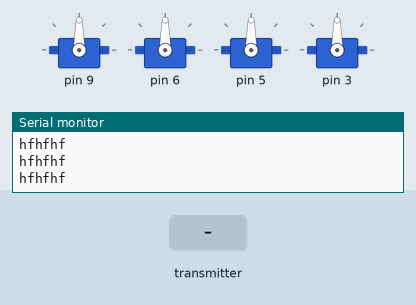
A sketch run on a simulated Arduino Uno, built with avr-gcc and run on an emulated ATmega328P. Shown: 4 × servo, the last lines printed to the serial monitor. The test bench sets the inputs (shaded band). No radio packets arrive unless stated.

Above: at 1.2 s.
1.3 s: the transmitter starts sending shoulderRotate = 0
At 2.0 s:
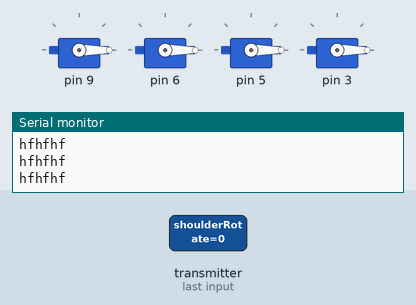
2.8 s: the transmitter starts sending elbow = 256
At 3.1 s:
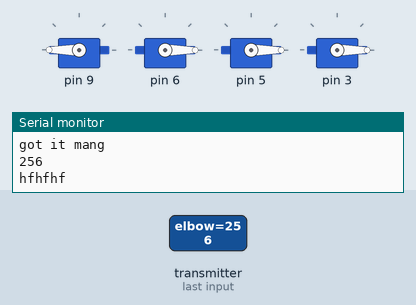
4.3 s: the transmitter starts sending wristBend = 256
At 5.5 s:
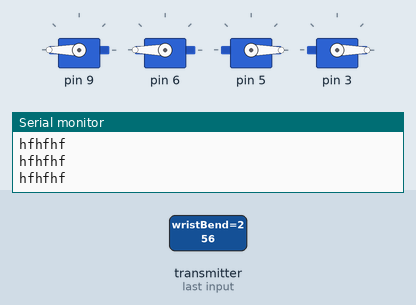
5.8 s: the transmitter starts sending wristRotate = 256
At 6.6 s:
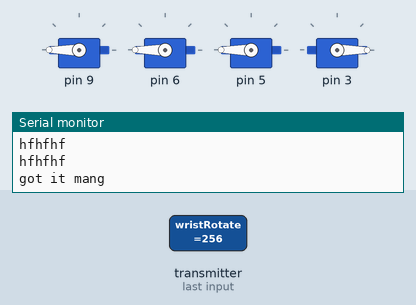
7.3 s: the transmitter starts sending grippr = 256
At 7.7 s:
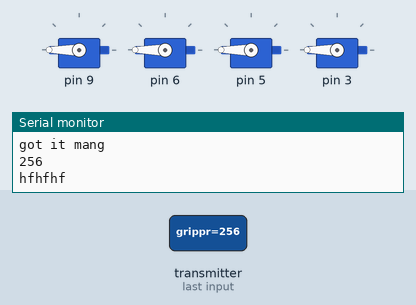
8.8 s: the transmitter starts sending elbow = 0
At 10.0 s:
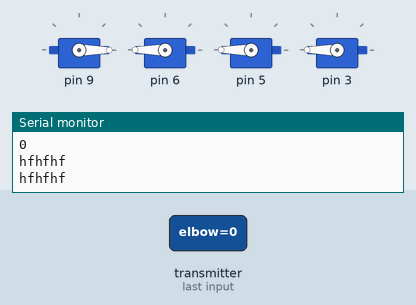
Timing chart, 0 to 11.3 s (numbered marks = the images above; inputs shaded):
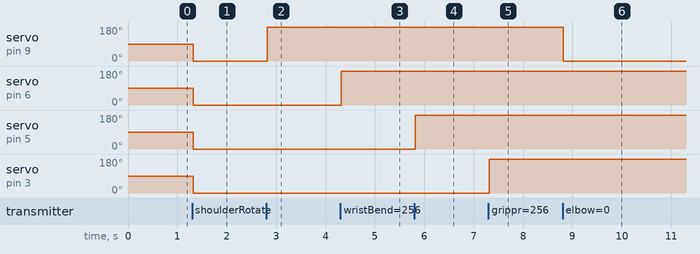

Measured:
- after the input at 1.3 s, servo on pin 9, servo on pin 6, servo on pin 5, servo on pin 3: 90° → 0° at once
- after the input at 2.8 s, servo on pin 9: 0° → 180° at once
- after the input at 4.3 s, servo on pin 6: 0° → 180° at once
- after the input at 5.8 s, servo on pin 5: 0° → 180° at once
- after the input at 7.3 s, servo on pin 3: 0° → 180° at once
- after the input at 8.8 s, servo on pin 9: 180° → 0° at once

The sketch:

Mechatronic_Arm_RF_Uno.ino
```cpp
//Version 1.1
//Date: 11/23/2014
//
// Description: For controlling mechatronic arm with joysticks. It features 6 servos controlled by PWM.
// Uses 2 Sainsmart Joysticks. Joysticks have 2 trimpots each and one button each. Each trimpot is used for
// one servo. The two buttons are used for one servo. Rotation of the base is handled by a fifth trimpot.
// This portion of the code handles the movement of the servos. The Mega portion of the code handles the
// joystick input and the led feedback. This version uses pure I2C. However, wireless communication wlll
// not be possible using I2C and wireless serial communication will be needed in the future.
//
// Desired Future Updates: Optimization. Control Mode switch. Wireless serial communication. Comm mode switch.
//
// Equipment: Arduino Uno, 2 4.7k ohm resisitors (for pull-up on GND and +5V lines)

///////////////////////////////////////////////////////////////////////////////
//Libraries
#include <Servo.h>  //Servo library
#include <SPI.h>
#include <EEPROM.h>
//#include <ServoTimer2.h>
#include "nRF24L01.h"
#include "RF24.h"
#include "printf.h"

// Servos array in order from bottom of the arm up
// shoulderRotate : Servo 1 - motor[0]
// shoulderBend   : Servo 2 - motor[1]
// elbow          : Servo 3 - motor[2]
// wristBend      : Servo 4 - motor[3]
// wristRotate    : Servo 5 - motor[4]
// gripper        : Servo 6 - motor[5]

// Instantiate arrays (servo and position)
Servo motor[6];
long rd[6];
int p = 0;
long rec = 0;
//ServoTimer2 fmotor;

RF24 radio(2,10);

const uint64_t pipe = 0xE8E8F0F0E1LL;

typedef struct{
  long shoulderRotate;
  long shoulderBend;
  long elbow;
  long wristBend;
  long wristRotate;
  long grippr;
}
A_t;
A_t positions;
///////////////////////////////////////////////////////////////////////////////

void setup()
{

  Serial.begin(9600);

  radio.begin();
  radio.setDataRate(RF24_2MBPS); // Both endpoints must have this set the same
  radio.setAutoAck(false);
  //radio.printDetails();
  radio.openReadingPipe(1,pipe);
  radio.startListening();

  //Connect servos to pwm pins
  //motor[0].attach(13);
  //fmotor.attach(4);
  //motor[1].attach(11);
  motor[2].attach(9);
  motor[3].attach(6);
  motor[4].attach(5);
  motor[5].attach(3);

  rd[0] = 90;
  rd[1] = 90;
  rd[2] = 100;
  rd[3] = 40;
  rd[4] = 90;
  rd[5] = 45;
 //initiate array at resting position in case comm does
                           //not start right away

}

///////////////////////////////////////////////////////////////////////////////

void loop()
{

//Loops through each servo reading (except the gripper which is handled digitally)

Serial.println("hfhfhf");
  if ( radio.available() ) {
    radio.read(&positions, sizeof(positions));
    Serial.println("got it mang");
    Serial.println(positions.elbow);
    //motor[0].write(positions.shoulderRotate);
    //motor[0].write(0);
    //fmotor.write(positions.shoulderRotate);
    //motor[1].write(positions.shoulderBend);
    motor[2].write(positions.elbow);
    motor[3].write(positions.wristBend);
    motor[4].write(positions.wristRotate);
    motor[5].write(positions.grippr);

  }

}

///////////////////////////////////////////////////////////////////////////////
```
